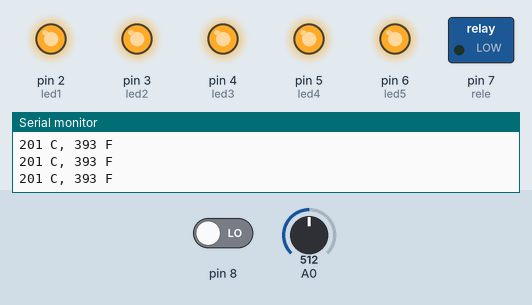
Simulated run of this sketch. Board: Arduino Uno, built with avr-gcc and run on an emulated ATmega328P. On the bench: switched loads named in the sketch (green lamp = pin HIGH), output pins drawn as LEDs (lit = HIGH), the last lines printed to the serial monitor. The test bench sets the inputs (shaded band); at power-on: A0 = 512, pin 8 LOW.

Above: at 1.2 s.
1.3 s: A0 set to 179
2.8 s: A0 set to 165
At 3.8 s:
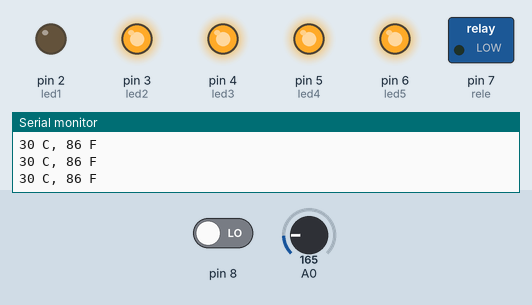
4.3 s: A0 set to 122
At 5.2 s:
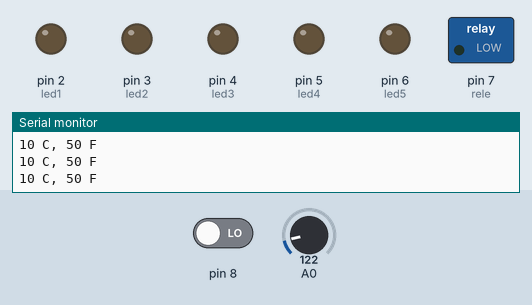
5.8 s: A0 set to 306
At 6.6 s:
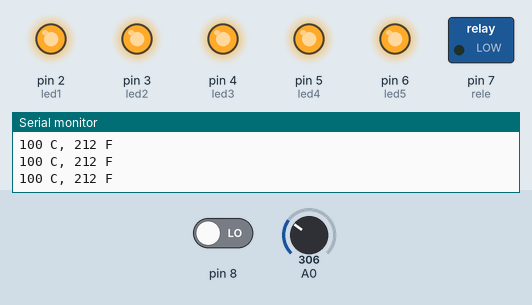
7.3 s: pin 8 driven HIGH
At 8.1 s:
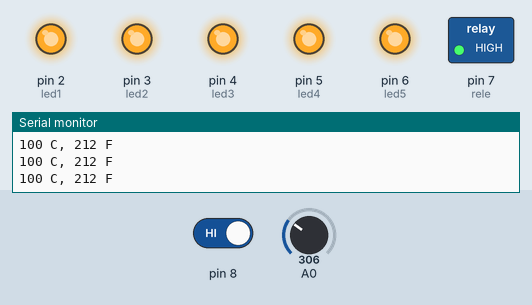
8.8 s: pin 8 driven LOW
At 9.6 s:
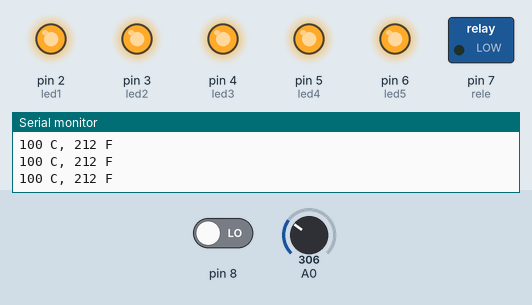
Timing chart, 0 to 11.3 s (numbered marks = the images above; inputs shaded):
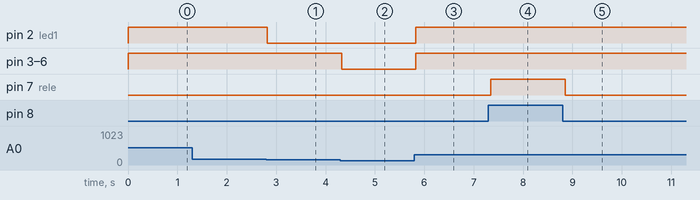

The sketch:

codigo.ino
```cpp
const int led1 = 2;
const int led2 = 3;
const int led3 = 4;
const int led4 = 5;
const int led5 = 6;

const int rele = 7;

int celsius = 0;
int fahrenheit = 0;

void setup() {
  pinMode(A0, INPUT);

  pinMode(led1, OUTPUT);
  pinMode(led2, OUTPUT);
  pinMode(led3, OUTPUT);
  pinMode(led4, OUTPUT);
  pinMode(led5, OUTPUT);

  pinMode(rele, OUTPUT);

  Serial.begin(9600);
}


void loop() {
  int var =  digitalRead(8);
  celsius = map(((analogRead(A0) - 20) * 3.04), 0, 1023, -40, 125);

  fahrenheit = ((celsius * 9) / 5 + 32);
  Serial.print(celsius);
  Serial.print(" C, ");
  Serial.print(fahrenheit);
  Serial.println(" F");

  if(celsius > 31 && var){
  	digitalWrite(rele, HIGH);
  }else{
    digitalWrite(rele, LOW);
  }

  if(celsius > 30){
  	digitalWrite(led1, HIGH);
  }else{
    digitalWrite(led1, LOW);
  }

  if(celsius >28){
  	digitalWrite(led2, HIGH);
  }else{
    digitalWrite(led2, LOW);
  }

  if(celsius > 26){
  	digitalWrite(led3, HIGH);
  }else{
    digitalWrite(led3, LOW);
  }

  if(celsius > 24){
  	digitalWrite(led4, HIGH);
  }else{
    digitalWrite(led4, LOW);
  }

  if(celsius > 20){
  	digitalWrite(led5, HIGH);
  }else{
    digitalWrite(led5, LOW);
  }

  delay(100);
}
```

Measured:
- the behaviour switches between 166 and 165 on A0 (found by bisection; images 0 and 1)
- after the input at 2.8 s, pin 2 (led1): HIGH → LOW at once
- after the input at 4.3 s, pin 3 (led2), pin 4 (led3), pin 5 (led4), pin 6 (led5): HIGH → LOW at once
- after the input at 5.8 s, pin 2 (led1), pin 3 (led2), pin 4 (led3), pin 5 (led4), pin 6 (led5): LOW → HIGH at once
- after the input at 7.3 s, pin 7 (rele): LOW → HIGH at once
- after the input at 8.8 s, pin 7 (rele): HIGH → LOW after 0.05 s
